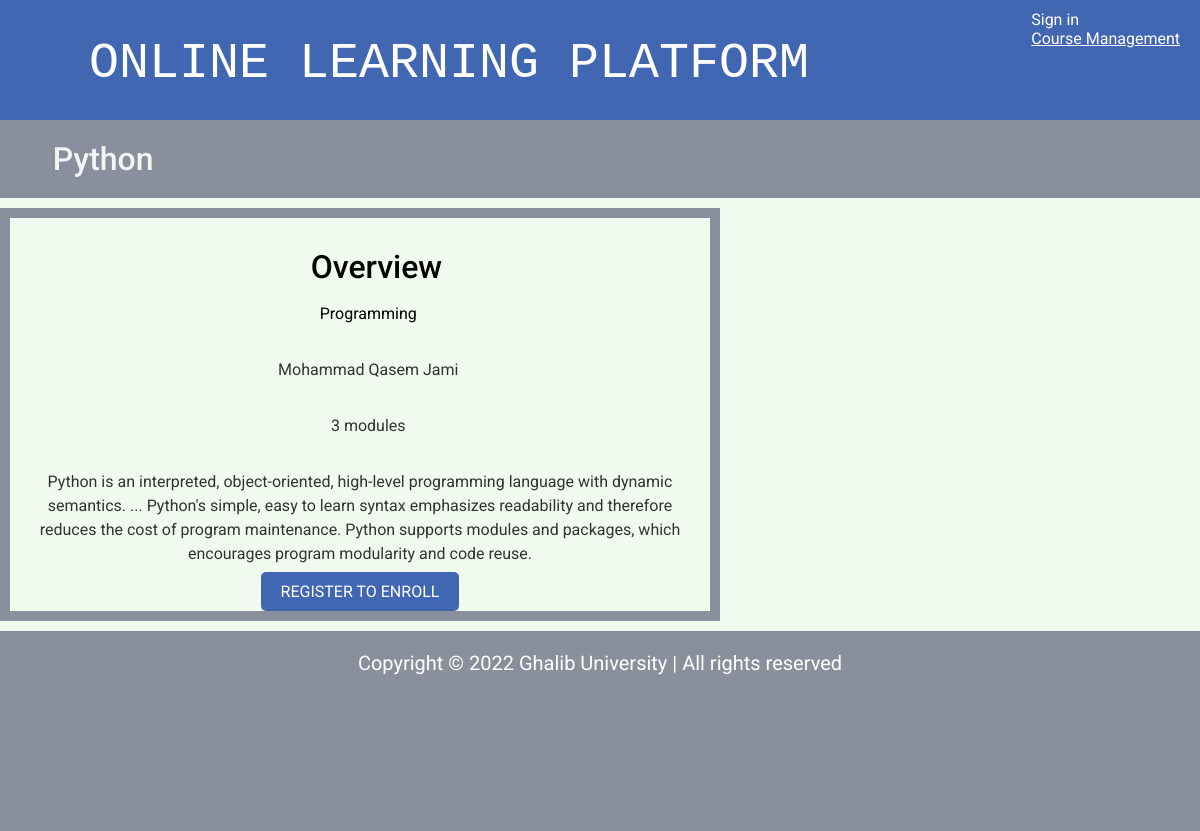
The page /course/python/ on the database as committed earlier.
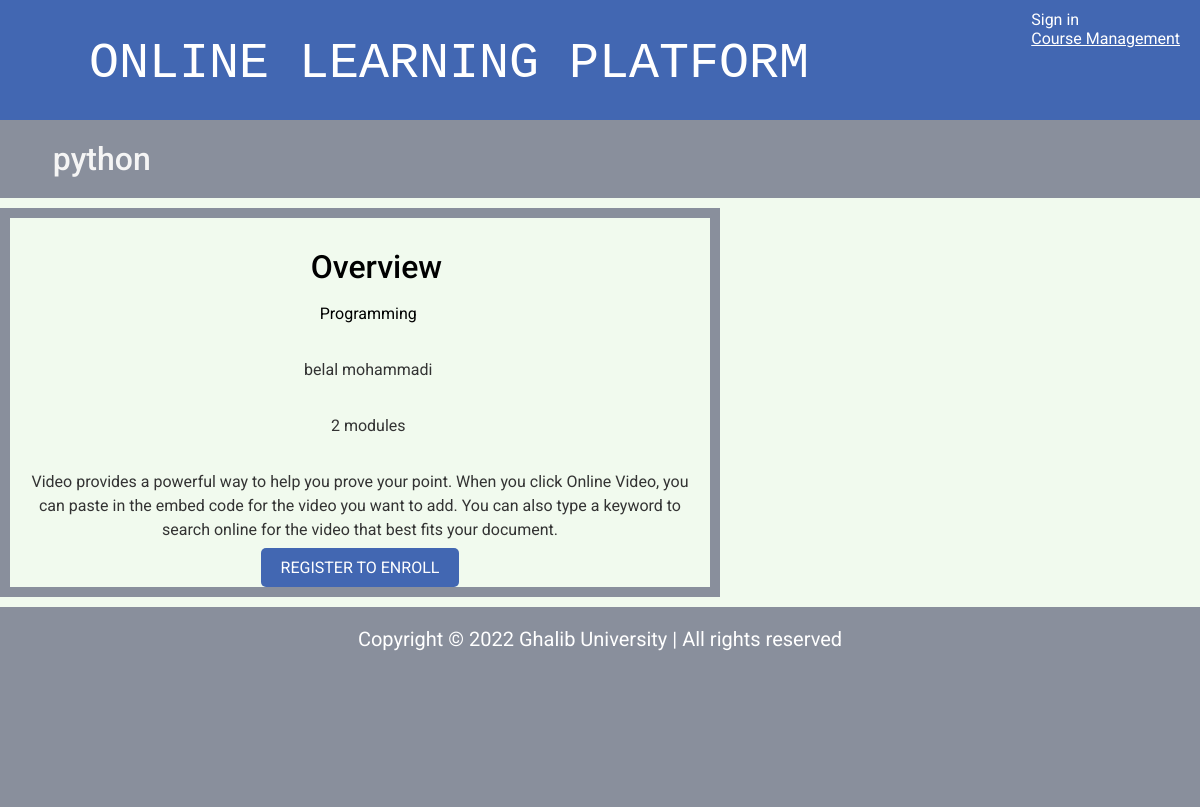
The same page on the database as committed later.
### courses/models.py (models this page shows, shortened)
class Course(models.Model):
    owner = models.ForeignKey(User,
                              related_name='courses_created',
                              on_delete=models.CASCADE)
    subject = models.ForeignKey(Subject,
                                related_name='courses',
                                on_delete=models.CASCADE)
    title = models.CharField(max_length=200)
    slug = models.SlugField(max_length=200, unique=True)
    overview = models.TextField()
    created = models.DateTimeField(auto_now_add=True)
    students = models.ManyToManyField(User,
                                      related_name='courses_joined',
                                      blank=True)
    class Meta:
        ordering = ['-created']

class Subject(models.Model):
    title = models.CharField(max_length=200)
    slug = models.SlugField(max_length=200, unique=True)
    class Meta:
        ordering = ['title']

### courses/views.py (the view)
class CourseDetailView(DetailView):
    model = Course
    template_name = 'courses/course/detail.html'
    def get_context_data(self, **kwargs):
        context = super().get_context_data(**kwargs)
        context['enroll_form'] = CourseEnrollForm(
                                   initial={'course':self.object})
        return context

### courses/templates/courses/course/detail.html (shortened to what this page needs)
{% extends "base.html" %}
{% block content %}
  {% with subject=object.subject %}
    <h1>
      <i class="fas fa-check-square"></i> {{ object.title }}
    </h1>
    <div class="module" style="border:10px solid #898F9C; text-align: center; margin: 10px 0">
      <h1 style="color: #000000;"><i class="fas fa-book"></i> Overview</h1>
      <p>
        <i class="fas fa-link"></i> <a href="{% url "course_list_subject" subject.slug %}">{{ subject.title }}</a>
      </p>
      <p><i class="fas fa-user-tie"></i> {{ object.owner.get_full_name }}</p>
      <p><i class="fas fa-book-reader"></i> {{ object.modules.count }} modules</p>
      {{ object.overview|linebreaks }}
      {% if request.user.is_authenticated %}
        <form action="{% url "student_enroll_course" %}" method="post">
          {{ enroll_form }}
          {% csrf_token %}
          <input style="width: 100%;" type="submit" value="Enroll now">
        </form>
      {% else %}
        <a href="{% url "student_registration" %}" class="button">
          Register to enroll
        </a>
      {% endif %}
    </div>
  {% endwith %}
{% endblock %}

### courses/templates/base.html (shortened to what this page needs)
{% load static %}
<!DOCTYPE html>
<html>
<head>
  <link href="{% static "css/base.css" %}" rel="stylesheet">
  <link href="{% static "fontawesome/css/all.css" %}" rel="stylesheet">
</head>
<body>
  {% block header %}
  <div id="header">
    <a href="/" class="logo"><i class="fas fa-university" style="color: #f1faee"></i> Online Learning Platform</a>
    <ul class="menu">
      {% if request.user.is_authenticated %}
        <li><a href="{% url "logout" %}"><i class="fas fa-sign-out-alt"></i> Sign out</a></li>
        <li id="user-name">Welcome, {{ user.get_username }}</li>
      {% else %}
        <li><a href="{% url "login" %}">Sign in <i class="fas fa-sign-in-alt"></i></a></li>
      {% endif %}
      <a href="{% url "manage_course_list"%}" style="text-decoration: underline;">Course Management</a>
    </ul>
  </div>
  {% endblock %}
<div class="container">
  {% block content %}
  {% endblock %}
</div>
{% block footer %}
<footer>
  <p style="padding: 20px;">Copyright &copy; 2022 Ghalib University &#124; All rights reserved</p>
    <ul style="padding-left: 40%; letter-spacing: 5px;">
      <a href="https://www.google.com/"><i class="fab fa-facebook fa-3x"></i></a>
      <a href="#"><i class="fab fa-twitter fa-3x"></i></a>
      <a href="#"><i class="fab fa-instagram fa-3x"></i></a>
    </ul>
</footer>
{% endblock footer %}
</body>
</html>

### courses/static/css/base.css (style rules this page uses)
* { box-sizing: border-box; }
html { overflow-x: hidden; }
body { margin:0; font-family:'Roboto', sans-serif; font-weight:400; color:#333; background-color: #f1faee; }
a { color:black; text-decoration:none; }
ul { float:left; }
h1, h2, h3, h4, h5, h6 { font-family:'Roboto', sans-serif; font-weight:500; }
h1 { background:#898F9C; color: whitesmoke; width:100%; overflow:auto; padding:20px 0 20px 20px; margin:0; }
.module { padding:10px 20px; float:left; width:60%; }
footer { background-color: #898F9C; height: 200px; clear: both; color: white; font-size: 20px; text-align: center; }
.module h1 { margin:20px 0 0; background-color: transparent; padding:0; width:100%; }
.module p { width:100%; float:right; line-height: 1.5; }
#header { position: relative; background:#4267B2; overflow:auto; height:120px; max-width:100%; padding:10px 20px; }
#header .logo { text-decoration:none; font-family: 'Courier New', Courier, monospace; font-weight: 100; text-transform:uppercase; font-size:50px; padding-top: 25px; color:#fff; float:left; }
#header a { color:#fff; }
#header .menu { list-style:none; float:right; margin:0; padding:0; }
input[type=submit], a.button { border-radius:5px; background:#4267B2; color:#fff; font-size:16px; text-transform:uppercase; border:none; padding:10px 20px; margin:20px 0; }

Rows that differ between the two databases and show on the page:
removed Course: title "Python", owner.get_full_name "Mohammad Qasem Jami", modules.count "3", overview "Python is an interpreted, object-oriented, high-level programming language with dynamic semantics. ... Python's simple, easy to learn syntax emphasizes readability and therefore reduces the cost of program maintenance. Python supports modules and packages, which encourages program modularity and code reuse."
added Course: title "python", owner.get_full_name "belal mohammadi", modules.count "2", overview "Video provides a powerful way to help you prove your point. When you click Online Video, you can paste in the embed code for the video you want to add. You can also type a keyword to search online for the video that best fits your document."
